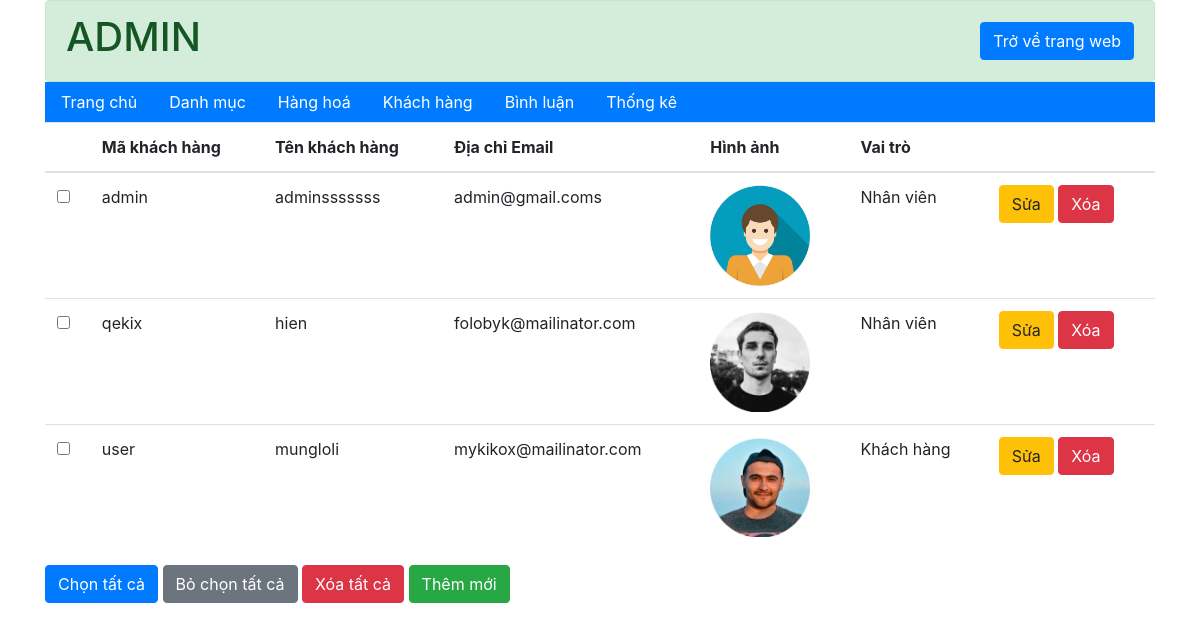
The app's page /admin/khach-hang/index.php (signed in) with its own data.
### tables this page shows
CREATE TABLE `khach_hang` (
  `ma_kh` varchar(20) NOT NULL COMMENT 'mã đăng nhập',
  `mat_khau` varchar(50) NOT NULL COMMENT 'mật khẩu',
  `ho_ten` varchar(50) NOT NULL COMMENT 'họ và tên',
  `kich_hoat` tinyint(1) NOT NULL COMMENT 'trang thái kích hoạt',
  `hinh` varchar(50) NOT NULL COMMENT 'tên hình ảnh',
  `email` varchar(50) NOT NULL COMMENT 'địa chỉ email',
  `vai_tro` tinyint(1) NOT NULL COMMENT 'vai trò true là nhân viên'
);

### admin/khach-hang/index.php (called while the page is built, shortened)
<?php
    require "../../global.php";
    require "../../dao/pdo.php";
    require "../../dao/khachHang.php";
    if(exsist_param("add")){
        $view_name="add.php";
    }
    else if(exsist_param("edit")){
        $id_kh=$_GET['makh'];
        $khachHang=khachHang_select_by_id($id_kh);
        $view_name="edit.php";
    }
    else if(exsist_param("btn_delete")){
        $id_kh=$_GET['makh'];
        khachHang_delete($id_kh);
        $list_khachHang=khachhang_selectAll();
        $view_name="list.php";
    }
    else if(exsist_param("btn-delete-all")){
        $list_id=$_POST['ma_kh'];
        khachHang_delete($list_id);
        $list_khachHang=khachhang_selectAll();
        $view_name="list.php";
    }
    else{
        $list_khachHang=khachhang_selectAll();
    }
    require "../layout.php";
?>

### dao/pdo.php (called while the page is built, shortened)
<?php
function pdo_get_connection(){
    $hostname='localhost';
    $dbname='xsshop';
    $username = 'root';
    $password = '';
    try{
        $connect = new PDO("mysql:host=$hostname;dbname=$dbname", $username, $password);
        $connect->setAttribute(PDO::ATTR_ERRMODE, PDO::ERRMODE_EXCEPTION);
        return $connect;
    }catch(PDOException $e){
        $e->getMessage();
    }
}
function pdo_query($sql){
    $sql_args = array_slice(func_get_args(), 1);
    try{
        $connect = pdo_get_connection();
        $stmt = $connect->prepare($sql);
        $stmt->execute($sql_args);
        $rows = $stmt->fetchAll();
        return $rows;
    }
    catch(PDOException $e){
        throw $e;
    }
    finally{
        unset($connect);
    }
}
?>

### dao/khachHang.php (called while the page is built, shortened)
<?php
    function khachhang_selectAll(){
        $sql = "SELECT * FROM `khach_hang`";
        return pdo_query($sql);
    }
?>

### global.php (called while the page is built, shortened)
<?php
    $url="/food_market_10-diem";
    $url_content="$url/content";
?>

### admin/khach-hang/list.php (the view)
<div class="container">
  <form action="index.php" method="post">
    <table class="table ">
      <thead>
        <tr>
          <th></th>
          <th>Mã khách hàng</th>
          <th>Tên khách hàng</th>
          <th>Địa chỉ Email</th>
          <th>Hình ảnh</th>
          <th>Vai trò</th>
          <th></th>
        </tr>
      </thead>
      <tbody>
        <?php
        foreach ($list_khachHang as $khachHang) {
        ?>
          <tr>
            <td><input type="checkbox" name="ma_kh[]" value="<?=$khachHang['ma_kh']?>"></td>
            <td><?php echo $khachHang['ma_kh'] ?></td>
            <td><?php echo $khachHang['ho_ten'] ?></td>
            <td><?php echo $khachHang['email'] ?></td>
            <td><img style="width: 100px;" src="<?php echo "$url_content/images/image_user/".$khachHang['hinh'] ?>" alt=""></td>
            <td><?php echo ($khachHang['vai_tro'] == 1) ? "Nhân viên" : "Khách hàng" ?></td>
            <td>
              <a class="btn btn-warning" href="index.php?edit&makh=<?php echo $khachHang['ma_kh'] ?>">Sửa</a>
              <a onclick="return confirm('Bạn có chắc chắn xoá không?')" class="btn btn-danger" href="index.php?btn_delete&makh=<?php echo $khachHang['ma_kh'] ?>">Xóa</a>
            </td>
          </tr>
        <?php
        }
        ?>
      </tbody>
    </table>
    <div>
      <button class="btn btn-primary" id="check-all" type="button">Chọn tất cả</button>
      <button class="btn btn-secondary" id="clear-all" type="button">Bỏ chọn tất cả</button>
      <button class="btn btn-danger" name="btn-delete-all" onclick="return confirm('Bạn có chắc chắn xoá không?')">Xóa tất cả</button>
      <a class="btn btn-success" href="index.php?add">Thêm mới</a>
    </div>
  </form>
</div>

### records on screen
khach_hang: ma_kh "admin", ho_ten "adminsssssss", email "admin@gmail.coms", hinh (picture), vai_tro "Nhân viên"
khach_hang: ma_kh "qekix", ho_ten "hien", email "folobyk@mailinator.com", hinh (picture), vai_tro "Nhân viên"
khach_hang: ma_kh "user", ho_ten "mungloli", email "mykikox@mailinator.com", hinh (picture), vai_tro "Khách hàng"
